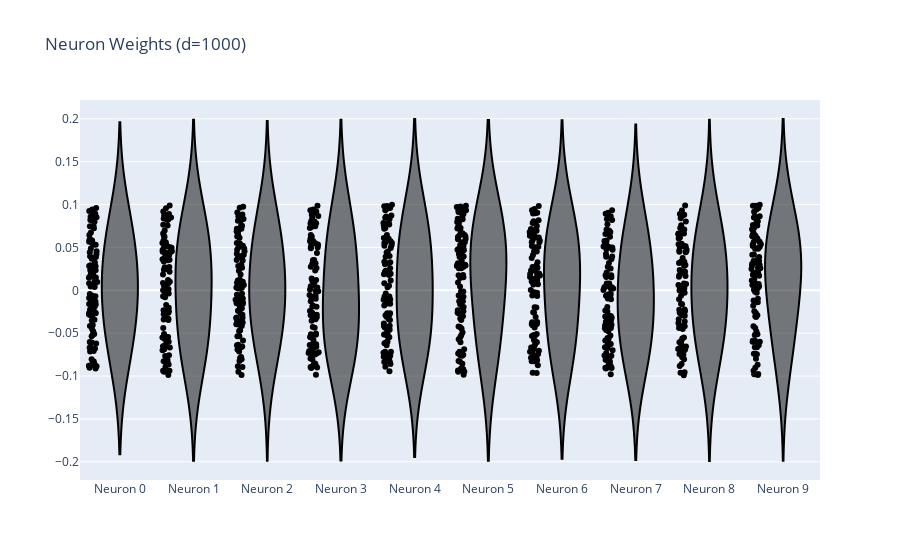

Source (notebook cell):
### Code cell
def violin_plot(model):
    """Shows the distribution of weights for each neuron."""
    weights = model.linear.weight.detach().cpu().numpy()
    fig = go.Figure()
    for i in range(min(10, d)):
        fig.add_trace(go.Violin(y=weights[i], line_color='black', points='all', bandwidth=0.05, name=f'Neuron {i}', showlegend=False, box_visible=False, meanline_visible=False))
    fig.update_layout(title_text=f"Neuron Weights (d={d})")
    return fig



violin_plot(model).show()

# fig_path = get_checkpoint_path(settings, epoch).replace("checkpoints/", "plots/violin_").replace('.pth', '.png')
# violin_plot(model).write_image(fig_path, format='png', engine='kaleido')
